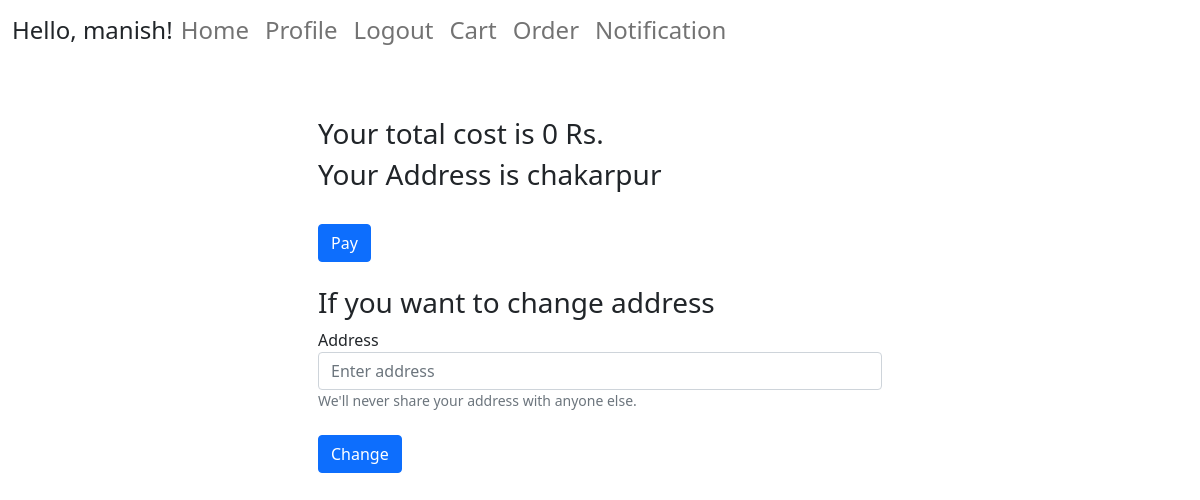
The app's page /checkout/1/1 (signed in), older data.
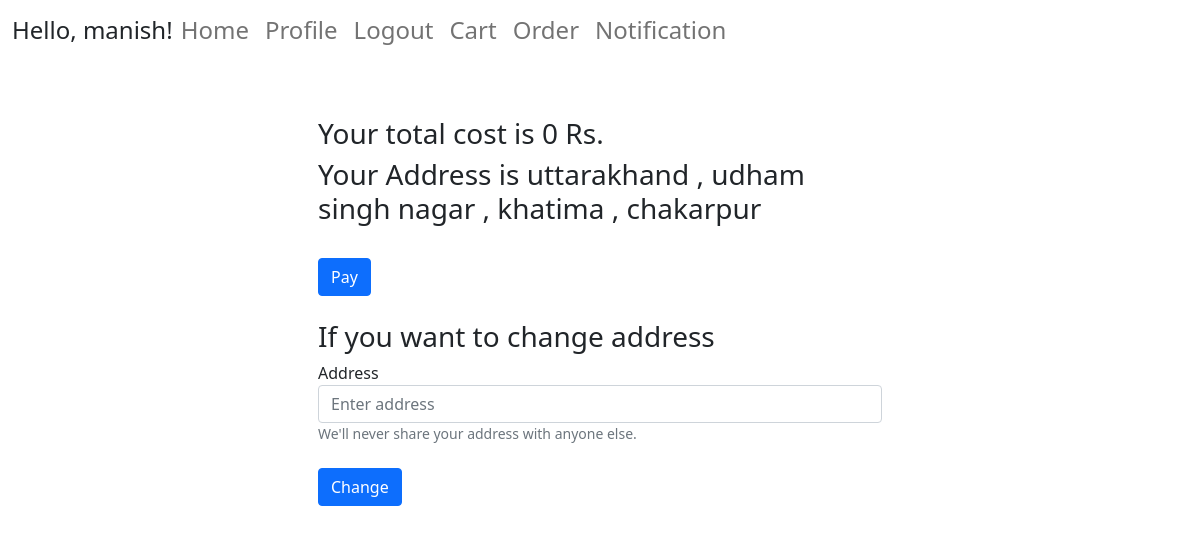
The same page, newer data.
### user/models.py (models this page shows, shortened)
class Profile(models.Model):
    user = models.OneToOneField(User , on_delete=models.CASCADE)
    auth_token = models.CharField(max_length=100 )
    is_verified = models.BooleanField(default=False)
    created_at = models.DateTimeField(auto_now_add=True)
    address = models.TextField(default = None)

### user/view/checkout.py (the view, shortened to what this page needs)
# urls.py: path('checkout/<int:order_pk>' , checkout , name = 'checkout'),
@login_required(login_url='/login')
def checkout(req , order_pk = None , user_pk = None ):
    cost = 0
    user_obj = req.user
    profile_obj = Profile.objects.filter(user = user_obj).first()
    if profile_obj is None:
        return redirect('/login')
    if user_pk is None:
        choose_obj = Choose.objects.filter(pk = order_pk ).first()
        choose_obj.address = profile_obj.address
        choose_obj.save()
        emp_obj = Employee.objects.filter(pk = choose_obj.emp_id ).first()
        cost = emp_obj.cost
        return render(req, 'user/checkout.html' , {'cost':cost , 'order_pk':order_pk , 'address': profile_obj.address})
    else:
        choose_obj = Choose.objects.filter(user_id = user_pk , cart=True).all().order_by("-order_date")
        for obj in choose_obj:
            obj.address = profile_obj.address
            obj.save()
            emp_obj = Employee.objects.filter(pk = obj.emp_id ).first()
            cost = cost + emp_obj.cost
        return render(req, 'user/checkout.html' , {'cost':cost , 'user_pk':user_pk , 'address': profile_obj.address})

### user/templates/user/checkout.html (shortened to what this page needs)
{% extends 'user/base.html' %}
{% block content %}
<html>
    <head>
    </head>
    <body>
        <br>
        <div class="container center_div" >
            <h3  >Your total cost is {{cost}} Rs.</h3>
            <h3  >Your Address is {{address}} </h3><br>
            {% if user_pk %}
                <button type="button" class="btn btn-primary"> <a href = "{% url 'order' order_pk=1 user_pk=user_pk  %}" style = "text-decoration: none; color:white" >Pay </a> </button>
            {% else %}
                <button type="button" class="btn btn-primary"> <a href = "{% url 'order' order_pk=order_pk %}" style = "text-decoration: none; color:white" >Pay</a> </button>
            {%endif%}
            <br><br>
            <h3  >If you want to change address</h3>
            <form method = "post">
                <div class="form-group " >
                    <label for="exampleInputEmail1" >Address</label>
                    <input type="text" class="form-control" name="address" id="exampleInputEmail1" aria-describedby="emailHelp" placeholder="Enter address">
                    <small id="emailHelp" class="form-text text-muted">We'll never share your address with anyone else.</small>
                </div>
                <br>
                <button type="submit" style = "text-decoration: none; color:white"  class="btn btn-primary">Change</button>
            </form><br>
        </div>
    </body>
{% endblock %}

Row changes from the older to the newer data that the page shows:
changed Profile: address "chakarpur" → "uttarakhand , udham singh nagar , khatima , chakarpur"
